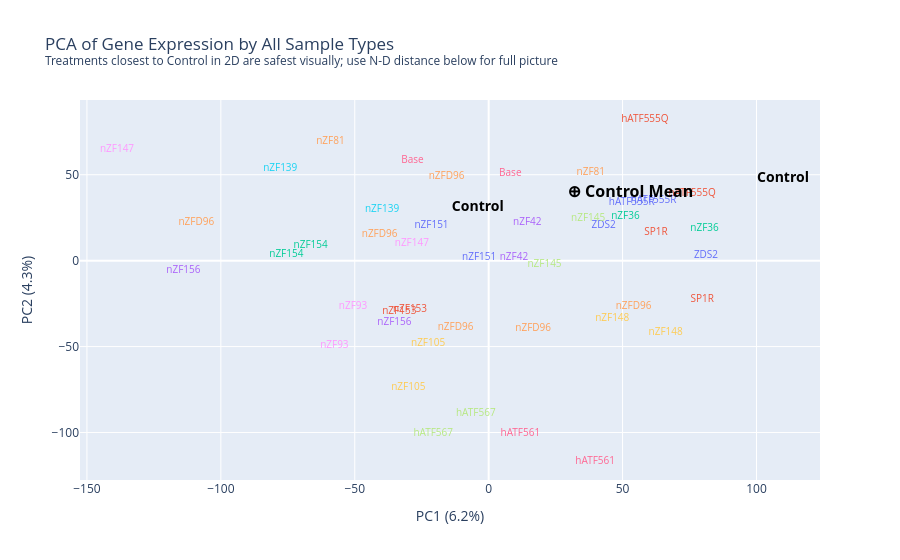

The notebook cell this image was saved under:
### Code cell
# 2D PCA scatter (PC1 vs PC2) — all treatments, text labels
control_centroid_2d = pca_df[pca_df['sample_type'] == 'Control'][['PC1', 'PC2']].mean()

fig1 = px.scatter(
    pca_df,
    x='PC1', y='PC2',
    color='sample_type',
    text='sample_type',
    hover_name=pca_df.index,
    labels={
        'PC1': f'PC1 ({pca.explained_variance_ratio_[0]:.1%})',
        'PC2': f'PC2 ({pca.explained_variance_ratio_[1]:.1%})',
    },
    title='PCA of Gene Expression by All Sample Types'
          '<br><sup>Treatments closest to Control in 2D are safest visually; use N-D distance below for full picture</sup>',
)
fig1.update_traces(mode='text')
fig1.update_layout(showlegend=False)

for trace in fig1.data:
    if trace.name == 'Control':
        trace.textfont.color = 'black'
        trace.textfont.size = 14
        trace.textfont.weight = 'bold'
    else:
        trace.textfont.color = trace.marker.color
        trace.textfont.size = 10

fig1.add_trace(go.Scatter(
    x=[control_centroid_2d['PC1']],
    y=[control_centroid_2d['PC2']],
    mode='text',
    text=['⊕ Control Mean'],
    textfont=dict(color='black', size=16, weight='bold'),
    hoverinfo='skip',
    showlegend=False,
))
fig1.show()

### Figure 1 — Plotly figure (JSON) as saved in the notebook; plotly's stock layout.template omitted (floating-point values rounded to 4 significant figures)
{"data": [{"hovertemplate": "<b>%{hovertext}</b><br><br>sample_type=%{text}<br>PC1 (6.2%)=%{x}<br>PC2 (4.3%)=%{y}<extra></extra>", "hovertext": ["ZDS2_1_cpm", "ZDS2_2_cpm"], "legendgroup": "ZDS2", "marker": {"color": "#636efa", "symbol": "circle"}, "mode": "text", "name": "ZDS2", "orientation": "v", "showlegend": true, "text": ["ZDS2", "ZDS2"], "textfont": {"color": "#636efa", "size": 10}, "type": "scatter", "x": [81.15, 42.95], "xaxis": "x", "y": [2.827, 20.19], "yaxis": "y"}, {"hovertemplate": "<b>%{hovertext}</b><br><br>sample_type=%{text}<br>PC1 (6.2%)=%{x}<br>PC2 (4.3%)=%{y}<extra></extra>", "hovertext": ["SP1R_1_cpm", "SP1R_2_cpm"], "legendgroup": "SP1R", "marker": {"color": "#EF553B", "symbol": "circle"}, "mode": "text", "name": "SP1R", "orientation": "v", "showlegend": true, "text": ["SP1R", "SP1R"], "textfont": {"color": "#EF553B", "size": 10}, "type": "scatter", "x": [62.45, 79.74], "xaxis": "x", "y": [16.36, -22.69], "yaxis": "y"}, {"hovertemplate": "<b>%{hovertext}</b><br><br>sample_type=%{text}<br>PC1 (6.2%)=%{x}<br>PC2 (4.3%)=%{y}<extra></extra>", "hovertext": ["nZF36_1_cpm", "nZF36_2_cpm"], "legendgroup": "nZF36", "marker": {"color": "#00cc96", "symbol": "circle"}, "mode": "text", "name": "nZF36", "orientation": "v", "showlegend": true, "text": ["nZF36", "nZF36"], "textfont": {"color": "#00cc96", "size": 10}, "type": "scatter", "x": [51.07, 80.63], "xaxis": "x", "y": [25.66, 18.78], "yaxis": "y"}, {"hovertemplate": "<b>%{hovertext}</b><br><br>sample_type=%{text}<br>PC1 (6.2%)=%{x}<br>PC2 (4.3%)=%{y}<extra></extra>", "hovertext": ["nZF42_1_cpm", "nZF42_2_cpm"], "legendgroup": "nZF42", "marker": {"color": "#ab63fa", "symbol": "circle"}, "mode": "text", "name": "nZF42", "orientation": "v", "showlegend": true, "text": ["nZF42", "nZF42"], "textfont": {"color": "#ab63fa", "size": 10}, "type": "scatter", "x": [14.44, 9.434], "xaxis": "x", "y": [21.98, 1.667], "yaxis": "y"}, {"hovertemplate": "<b>%{hovertext}</b><br><br>sample_type=%{text}<br>PC1 (6.2%)=%{x}<br>PC2 (4.3%)=%{y}<extra></extra>", "hovertext": ["nZF81_1_cpm", "nZF81_2_cpm"], "legendgroup": "nZF81", "marker": {"color": "#FFA15A", "symbol": "circle"}, "mode": "text", "name": "nZF81", "orientation": "v", "showlegend": true, "text": ["nZF81", "nZF81"], "textfont": {"color": "#FFA15A", "size": 10}, "type": "scatter", "x": [-59.08, 38.15], "xaxis": "x", "y": [69.19, 51.35], "yaxis": "y"}, {"hovertemplate": "<b>%{hovertext}</b><br><br>sample_type=%{text}<br>PC1 (6.2%)=%{x}<br>PC2 (4.3%)=%{y}<extra></extra>", "hovertext": ["nZF139_1_cpm", "nZF139_2_cpm"], "legendgroup": "nZF139", "marker": {"color": "#19d3f3", "symbol": "circle"}, "mode": "text", "name": "nZF139", "orientation": "v", "showlegend": true, "text": ["nZF139", "nZF139"], "textfont": {"color": "#19d3f3", "size": 10}, "type": "scatter", "x": [-39.8, -77.83], "xaxis": "x", "y": [29.64, 53.71], "yaxis": "y"}, {"hovertemplate": "<b>%{hovertext}</b><br><br>sample_type=%{text}<br>PC1 (6.2%)=%{x}<br>PC2 (4.3%)=%{y}<extra></extra>", "hovertext": ["Base_1_cpm", "Base_2_cpm"], "legendgroup": "Base", "marker": {"color": "#FF6692", "symbol": "circle"}, "mode": "text", "name": "Base", "orientation": "v", "showlegend": true, "text": ["Base", "Base"], "textfont": {"color": "#FF6692", "size": 10}, "type": "scatter", "x": [-28.43, 8.078], "xaxis": "x", "y": [58.0, 50.96], "yaxis": "y"}, {"hovertemplate": "<b>%{hovertext}</b><br><br>sample_type=%{text}<br>PC1 (6.2%)=%{x}<br>PC2 (4.3%)=%{y}<extra></extra>", "hovertext": ["nZF145_1_cpm", "nZF145_2_cpm"], "legendgroup": "nZF145", "marker": {"color": "#B6E880", "symbol": "circle"}, "mode": "text", "name": "nZF145", "orientation": "v", "showlegend": true, "text": ["nZF145", "nZF145"], "textfont": {"color": "#B6E880", "size": 10}, "type": "scatter", "x": [20.85, 37.16], "xaxis": "x", "y": [-2.465, 24.5], "yaxis": "y"}, {"hovertemplate": "<b>%{hovertext}</b><br><br>sample_type=%{text}<br>PC1 (6.2%)=%{x}<br>PC2 (4.3%)=%{y}<extra></extra>", "hovertext": ["nZF147_1_cpm", "nZF147_2_cpm"], "legendgroup": "nZF147", "marker": {"color": "#FF97FF", "symbol": "circle"}, "mode": "text", "name": "nZF147", "orientation": "v", "showlegend": true, "text": ["nZF147", "nZF147"], "textfont": {"color": "#FF97FF", "size": 10}, "type": "scatter", "x": [-28.69, -138.8], "xaxis": "x", "y": [9.834, 64.73], "yaxis": "y"}, {"hovertemplate": "<b>%{hovertext}</b><br><br>sample_type=%{text}<br>PC1 (6.2%)=%{x}<br>PC2 (4.3%)=%{y}<extra></extra>", "hovertext": ["nZF148_1_cpm", "nZF148_2_cpm"], "legendgroup": "nZF148", "marker": {"color": "#FECB52", "symbol": "circle"}, "mode": "text", "name": "nZF148", "orientation": "v", "showlegend": true, "text": ["nZF148", "nZF148"], "textfont": {"color": "#FECB52", "size": 10}, "type": "scatter", "x": [66.09, 46.14], "xaxis": "x", "y": [-41.54, -33.93], "yaxis": "y"}, {"hovertemplate": "<b>%{hovertext}</b><br><br>sample_type=%{text}<br>PC1 (6.2%)=%{x}<br>PC2 (4.3%)=%{y}<extra></extra>", "hovertext": ["nZF151_1_cpm", "nZF151_2_cpm"], "legendgroup": "nZF151", "marker": {"color": "#636efa", "symbol": "circle"}, "mode": "text", "name": "nZF151", "orientation": "v", "showlegend": true, "text": ["nZF151", "nZF151"], "textfont": {"color": "#636efa", "size": 10}, "type": "scatter", "x": [-21.34, -3.549], "xaxis": "x", "y": [20.35, 1.56], "yaxis": "y"}, {"hovertemplate": "<b>%{hovertext}</b><br><br>sample_type=%{text}<br>PC1 (6.2%)=%{x}<br>PC2 (4.3%)=%{y}<extra></extra>", "hovertext": ["nZF153_1_cpm", "nZF153_2_cpm"], "legendgroup": "nZF153", "marker": {"color": "#EF553B", "symbol": "circle"}, "mode": "text", "name": "nZF153", "orientation": "v", "showlegend": true, "text": ["nZF153", "nZF153"], "textfont": {"color": "#EF553B", "size": 10}, "type": "scatter", "x": [-29.39, -33.36], "xaxis": "x", "y": [-28.27, -29.61], "yaxis": "y"}, {"hovertemplate": "<b>%{hovertext}</b><br><br>sample_type=%{text}<br>PC1 (6.2%)=%{x}<br>PC2 (4.3%)=%{y}<extra></extra>", "hovertext": ["nZF154_1_cpm", "nZF154_2_cpm"], "legendgroup": "nZF154", "marker": {"color": "#00cc96", "symbol": "circle"}, "mode": "text", "name": "nZF154", "orientation": "v", "showlegend": true, "text": ["nZF154", "nZF154"], "textfont": {"color": "#00cc96", "size": 10}, "type": "scatter", "x": [-75.54, -66.48], "xaxis": "x", "y": [3.871, 9.065], "yaxis": "y"}, {"hovertemplate": "<b>%{hovertext}</b><br><br>sample_type=%{text}<br>PC1 (6.2%)=%{x}<br>PC2 (4.3%)=%{y}<extra></extra>", "hovertext": ["nZF156_1_cpm", "nZF156_2_cpm"], "legendgroup": "nZF156", "marker": {"color": "#ab63fa", "symbol": "circle"}, "mode": "text", "name": "nZF156", "orientation": "v", "showlegend": true, "text": ["nZF156", "nZF156"], "textfont": {"color": "#ab63fa", "size": 10}, "type": "scatter", "x": [-114.0, -35.2], "xaxis": "x", "y": [-5.452, -36.26], "yaxis": "y"}, {"hovertemplate": "<b>%{hovertext}</b><br><br>sample_type=%{text}<br>PC1 (6.2%)=%{x}<br>PC2 (4.3%)=%{y}<extra></extra>", "hovertext": ["nZFD96_1_1_cpm", "nZFD96_1_2_cpm", "nZFD96_2_1_cpm", "nZFD96_2_2_cpm", "nZFD96_3_1_cpm", "nZFD96_3_2_cpm"], "legendgroup": "nZFD96", "marker": {"color": "#FFA15A", "symbol": "circle"}, "mode": "text", "name": "nZFD96", "orientation": "v", "showlegend": true, "text": ["nZFD96", "nZFD96", "nZFD96", "nZFD96", "nZFD96", "nZFD96"], "textfont": {"color": "#FFA15A", "size": 10}, "type": "scatter", "x": [-12.36, 16.62, 54.1, -40.71, -15.71, -109.2], "xaxis": "x", "y": [-38.72, -39.47, -26.6, 14.98, 48.69, 22.2], "yaxis": "y"}, {"hovertemplate": "<b>%{hovertext}</b><br><br>sample_type=%{text}<br>PC1 (6.2%)=%{x}<br>PC2 (4.3%)=%{y}<extra></extra>", "hovertext": ["Control_1(HSR6)", "Control_2(HSR6)"], "legendgroup": "Control", "marker": {"color": "#19d3f3", "symbol": "circle"}, "mode": "text", "name": "Control", "orientation": "v", "showlegend": true, "text": ["Control", "Control"], "textfont": {"color": "black", "size": 14, "weight": "bold"}, "type": "scatter", "x": [-4.06, 109.9], "xaxis": "x", "y": [30.84, 48.01], "yaxis": "y"}, {"hovertemplate": "<b>%{hovertext}</b><br><br>sample_type=%{text}<br>PC1 (6.2%)=%{x}<br>PC2 (4.3%)=%{y}<extra></extra>", "hovertext": ["hATF561_1_cpm", "hATF561_2_cpm"], "legendgroup": "hATF561", "marker": {"color": "#FF6692", "symbol": "circle"}, "mode": "text", "name": "hATF561", "orientation": "v", "showlegend": true, "text": ["hATF561", "hATF561"], "textfont": {"color": "#FF6692", "size": 10}, "type": "scatter", "x": [11.84, 39.77], "xaxis": "x", "y": [-100.8, -116.6], "yaxis": "y"}, {"hovertemplate": "<b>%{hovertext}</b><br><br>sample_type=%{text}<br>PC1 (6.2%)=%{x}<br>PC2 (4.3%)=%{y}<extra></extra>", "hovertext": ["hATF567_1_cpm", "hATF567_2_cpm"], "legendgroup": "hATF567", "marker": {"color": "#B6E880", "symbol": "circle"}, "mode": "text", "name": "hATF567", "orientation": "v", "showlegend": true, "text": ["hATF567", "hATF567"], "textfont": {"color": "#B6E880", "size": 10}, "type": "scatter", "x": [-20.71, -4.8], "xaxis": "x", "y": [-100.3, -88.74], "yaxis": "y"}, {"hovertemplate": "<b>%{hovertext}</b><br><br>sample_type=%{text}<br>PC1 (6.2%)=%{x}<br>PC2 (4.3%)=%{y}<extra></extra>", "hovertext": ["nZF93_1_cpm", "nZF93_2_cpm"], "legendgroup": "nZF93", "marker": {"color": "#FF97FF", "symbol": "circle"}, "mode": "text", "name": "nZF93", "orientation": "v", "showlegend": true, "text": ["nZF93", "nZF93"], "textfont": {"color": "#FF97FF", "size": 10}, "type": "scatter", "x": [-57.62, -50.65], "xaxis": "x", "y": [-49.1, -26.39], "yaxis": "y"}, {"hovertemplate": "<b>%{hovertext}</b><br><br>sample_type=%{text}<br>PC1 (6.2%)=%{x}<br>PC2 (4.3%)=%{y}<extra></extra>", "hovertext": ["nZF105_1_cpm", "nZF105_2_cpm"], "legendgroup": "nZF105", "marker": {"color": "#FECB52", "symbol": "circle"}, "mode": "text", "name": "nZF105", "orientation": "v", "showlegend": true, "text": ["nZF105", "nZF105"], "textfont": {"color": "#FECB52", "size": 10}, "type": "scatter", "x": [-30.0, -22.62], "xaxis": "x", "y": [-73.65, -48.37], "yaxis": "y"}, {"hovertemplate": "<b>%{hovertext}</b><br><br>sample_type=%{text}<br>PC1 (6.2%)=%{x}<br>PC2 (4.3%)=%{y}<extra></extra>", "hovertext": ["hATF555R_1_cpm", "hATF555R_2_cpm"], "legendgroup": "hATF555R", "marker": {"color": "#636efa", "symbol": "circle"}, "mode": "text", "name": "hATF555R", "orientation": "v", "showlegend": true, "text": ["hATF555R", "hATF555R"], "textfont": {"color": "#636efa", "size": 10}, "type": "scatter", "x": [53.43, 61.55], "xaxis": "x", "y": [33.85, 34.84], "yaxis": "y"}, {"hovertemplate": "<b>%{hovertext}</b><br><br>sample_type=%{text}<br>PC1 (6.2%)=%{x}<br>PC2 (4.3%)=%{y}<extra></extra>", "hovertext": ["hATF555Q_1_cpm", "hATF555Q_2_cpm"], "legendgroup": "hATF555Q", "marker": {"color": "#EF553B", "symbol": "circle"}, "mode": "text", "name": "hATF555Q", "orientation": "v", "showlegend": true, "text": ["hATF555Q", "hATF555Q"], "textfont": {"color": "#EF553B", "size": 10}, "type": "scatter", "x": [75.96, 58.33], "xaxis": "x", "y": [38.9, 82.42], "yaxis": "y"}, {"hoverinfo": "skip", "mode": "text", "showlegend": false, "text": ["⊕ Control Mean"], "textfont": {"color": "black", "size": 16, "weight": "bold"}, "type": "scatter", "x": [52.92], "y": [39.43]}], "layout": {"legend": {"title": {"text": "sample_type"}, "tracegroupgap": 0}, "showlegend": false, "title": {"text": "PCA of Gene Expression by All Sample Types<br><sup>Treatments closest to Control in 2D are safest visually; use N-D distance below for full picture</sup>"}, "xaxis": {"anchor": "y", "domain": [0, 1], "title": {"text": "PC1 (6.2%)"}}, "yaxis": {"anchor": "x", "domain": [0, 1], "title": {"text": "PC2 (4.3%)"}}}}
